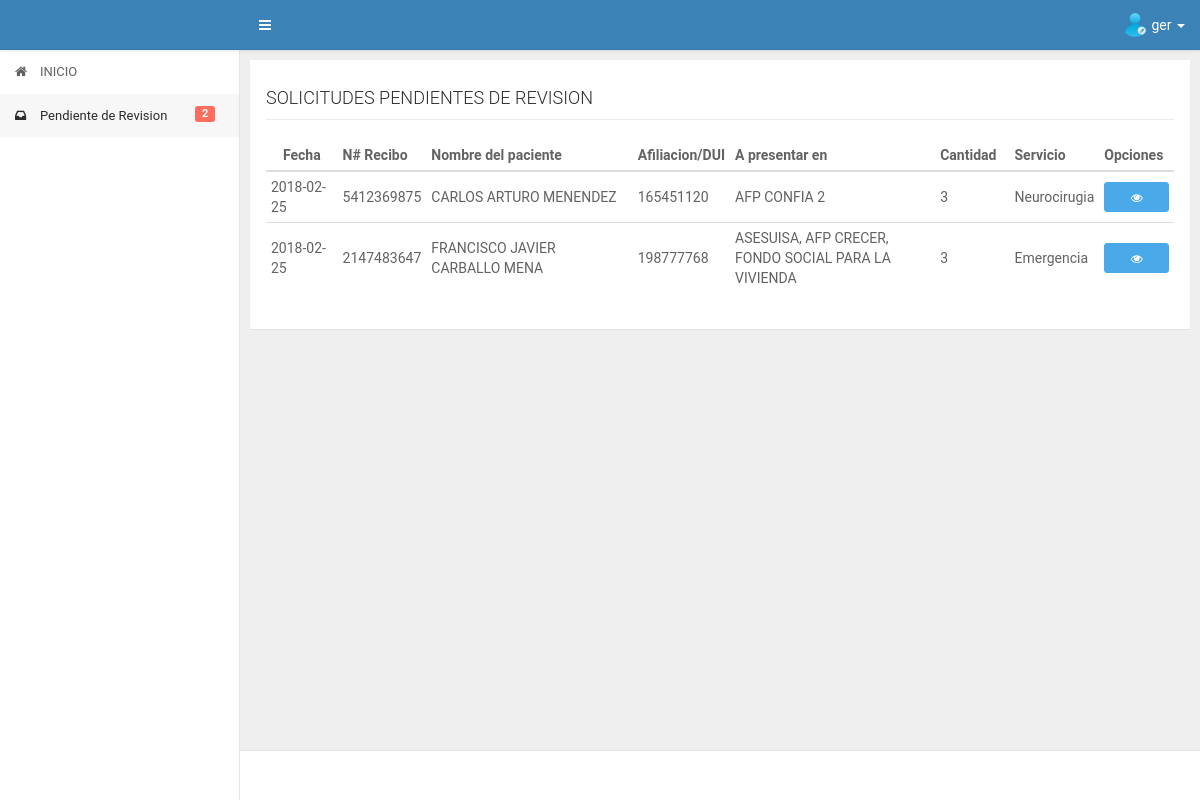
Page /app/jefe/pendienterevision.php (signed in) on the committed database.
### tables this page shows
CREATE TABLE IF NOT EXISTS `datos_iniciales` (
  `id_datos` int(11) NOT NULL AUTO_INCREMENT,
  `fecha` date DEFAULT NULL,
  `numero_recibo` varchar(50) DEFAULT NULL,
  `afiliacion_dui` varchar(30) DEFAULT NULL,
  `nombre_paciente` varchar(300) DEFAULT NULL,
  `destinos` varchar(2000) DEFAULT NULL,
  `id_servicio` int(11) DEFAULT NULL,
  `cantidad` int(11) DEFAULT NULL,
  `fecha_presentado` date DEFAULT NULL,
  `fecha_cancelado` date DEFAULT NULL,
  `precio` float DEFAULT NULL,
  `id_estado` int(11) DEFAULT NULL,
  `id_trabajador` int(11) DEFAULT NULL,
  `fecha_recibido_revision` date DEFAULT NULL,
  `fecha_autorizacion_direccion` date DEFAULT NULL,
  PRIMARY KEY (`id_datos`),
  KEY `FK_diservicio` (`id_servicio`),
  KEY `FK_diestado` (`id_estado`),
  KEY `FK_datos_iniciales_usuario` (`id_trabajador`),
  CONSTRAINT `FK_datos_iniciales_usuario` FOREIGN KEY (`id_trabajador`) REFERENCES `usuario` (`id_user`),
  CONSTRAINT `FK_diestado` FOREIGN KEY (`id_estado`) REFERENCES `estado` (`id_estado`),
  CONSTRAINT `FK_diservicio` FOREIGN KEY (`id_servicio`) REFERENCES `servicios` (`id_servicio`)
);

CREATE TABLE IF NOT EXISTS `servicios` (
  `id_servicio` int(11) NOT NULL AUTO_INCREMENT,
  `nombre_servicio` varchar(200) DEFAULT NULL,
  PRIMARY KEY (`id_servicio`)
);

### app/jefe/pendienterevision.php (the view, shortened to what this page needs)
<?php
    include("../core/header.php");
    include("../core/aside.php");
    include("../../config/database.php");
    $sqlpendientes = "SELECT datos_iniciales.id_datos,datos_iniciales.fecha,datos_iniciales.numero_recibo,datos_iniciales.afiliacion_dui,datos_iniciales.nombre_paciente,datos_iniciales.destinos,datos_iniciales.cantidad,servicios.nombre_servicio FROM datos_iniciales INNER JOIN servicios ON datos_iniciales.id_servicio=servicios.id_servicio WHERE datos_iniciales.id_estado=4 ORDER BY datos_iniciales.id_datos";
    if($stmt = $conn->prepare($sqlpendientes)){
    	$stmt -> execute();
    	$stmt -> store_result();
    	$rows = $stmt->num_rows;
    	$stmt -> bind_result($id_datos,$fechacreacion,$nrecibo,$afiliacion,$nombrepaciente,$destinos,$cantidad,$servicio);
    }
?>
<div id="content" class="ui-content ui-content-aside-overlay">
    <div class="ui-content-body">
        <div class="ui-container">
            <div class="row">
                <div class="col-md-12 col-lg-12">
                    <div class="panel">
                        <div class="panel-body">
                            <div id="titulo">
                            	<h4>SOLICITUDES PENDIENTES DE REVISION</h4>
                            </div>
                            <div id="contenido" class="table-responsive">
                            	<table class="table table-hover table-condensed" id="mitable">
                                    <thead class="thead-inverse">
                                        <tr>
                                            <th class="col-md-1 text-center">Fecha</th>
                                            <th class="col-md-1">N# Recibo</th>
                                            <th class="col-md-3">Nombre del paciente</th>
                                            <th class="col-md-1">Afiliacion/DUI</th>
                                            <th class="col-md-3">A presentar en</th>
                                            <th class="col-md-1">Cantidad</th>
                                            <th class="col-md-1">Servicio</th>
                          					<th class="col-md-1">Opciones</th>
                                        </tr>
                                    </thead>
                                    <tbody>
                                    <?php
                                    	if($rows>0){
                                    		while ($stmt->fetch()) {
                                    ?>
                                    	<tr>
                                    		<td><?php echo $fechacreacion; ?></td>
                                    		<td><?php echo $nrecibo; ?></td>
                                    		<td><?php echo $nombrepaciente; ?></td>
                                    		<td><?php echo $afiliacion; ?></td>
                                    		<td><?php echo $destinos; ?></td>
                                    		<td><?php echo $cantidad; ?></td>
                                    		<td><?php echo $servicio; ?></td>
                                    		<td><a href="infosolicitud.php?con=<?php echo $id_datos ?>" class="btn btn-info btn-sm btn-block vertrabajador"  data-placement="left" data-solicitud="<?php echo $id_datos ?>" data-toggle="tooltip" data-placement="left" title="Revisar"><i class="fa fa-eye"></i></a></td>
                                    	</tr>
                                    <?php
                                    		}
                                    	}
                                    ?>
                                    </tbody>
                                </table>
                            </div>
                        </div>
                    </div>
                </div>
            </div>
        </div>
    </div>
</div>
<?php
    include("../core/footer.php");
 ?>

### assets/css/main.css (style rules this page uses)
.row { margin-right: -5px; margin-left: -5px; }
.ui-content-body .row > [class^="col-"], .ui-content-body .row > [class*="col-"] { padding-left: 5px; padding-right: 5px; }
.panel { margin-bottom: 10px; -webkit-border-radius: 0; border-radius: 0; }
.panel { position: relative; }
.ui-content { width: 100%; height: 100%; margin-left: 0; -webkit-transition: margin-left .3s; transition: margin-left .3s; }
.ui-content::before, .ui-content::after { display: table; content: " "; }
.ui-content::after { clear: both; }
.ui-content-body { float: left; width: 100%; margin-bottom: 40px; padding: 10px; }
@media (min-width: 768px) { .ui-content { width: auto; margin-left: 240px; -webkit-transition: all .299s; transition: all .299s; } }
@media (min-width: 1200px) { .ui-content.ui-content-aside-overlay .ui-container { margin-right: 0; } }
@media (min-width: 1200px) { .ui-container { margin-right: 0; -webkit-transition: margin-right .3s; transition: margin-right .3s; } }
html, body { width: 100%; height: 100%; }
body { font-size: 14px; color: #626262; background-color: #EFEFEF; -webkit-font-smoothing: antialiased; line-height: 1.5; letter-spacing: 0; overflow-x: hidden; }
h1, h2, h3, h4, h5, h6 { font-weight: 300; line-height: 1.3; color: #2c2c2c; }
h4, .h4 { font-size: 18px; }
a { color: inherit; }
.table thead tr th, .table tbody tr td, .table tbody tr td * { vertical-align: middle; }
.btn { background-color: transparent; color: inherit; }
.btn-info { color: #ffffff; background-color: #4aa9e9; border-color: #4aa9e9; }

### assets/css/style.css (style rules this page uses)
body { font-family: 'Roboto', sans-serif; }
#titulo { border-bottom: 1px solid #eaeaea; }
#contenido { margin-top: 20px; }

### rows in the picture
datos_iniciales: fecha "2018-02-25", numero_recibo "5412369875", nombre_paciente "CARLOS ARTURO MENENDEZ", afiliacion_dui "165451120", destinos "AFP CONFIA 2", cantidad "3", id_servicio.nombre_servicio "Neurocirugia"
datos_iniciales: fecha "2018-02-25", numero_recibo "2147483647", nombre_paciente "FRANCISCO JAVIER CARBALLO MENA", afiliacion_dui "198777768", destinos "ASESUISA, AFP CRECER, FONDO SOCIAL PARA LA VIVIENDA", cantidad "3", id_servicio.nombre_servicio "Emergencia"

### other values in the picture
$_SESSION['nombre'] "ger"
$mispendientesrev "2"
